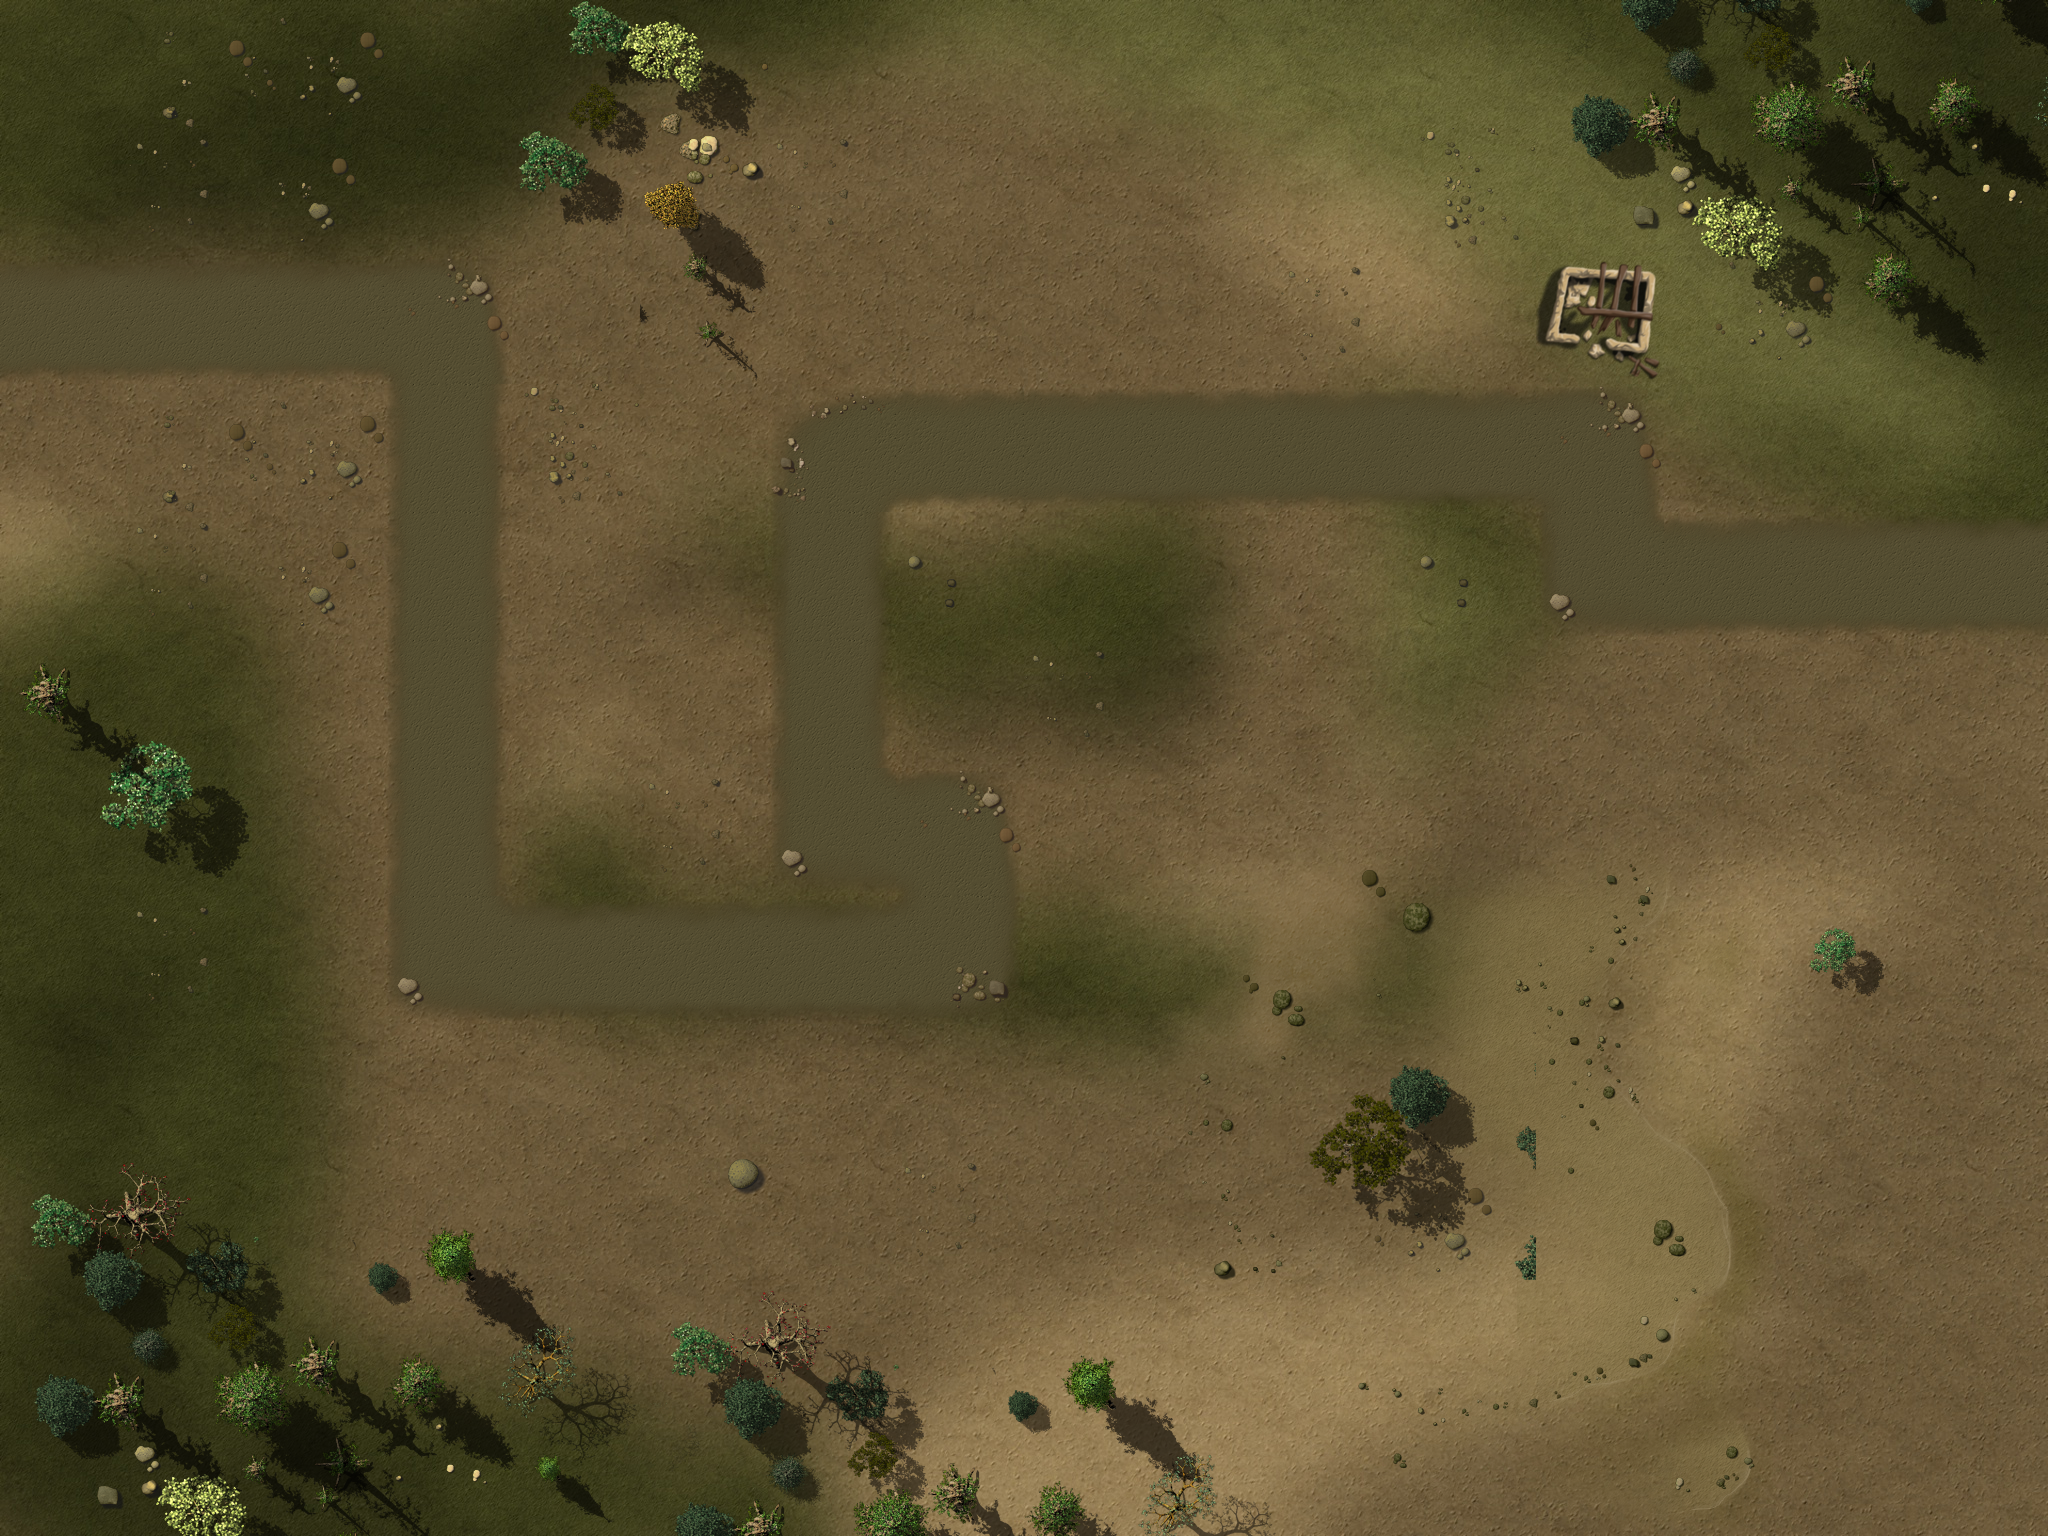

Tiled map render using the project's own tile images. Description and the map definition, with tile-layer contents summarised, below:
An orthogonal 16x12 tile map with 128x128 px tiles, 4 tile layers (Ground, Objects1, Objects2, Path), 1 hidden layer not drawn, 3 tilesets and 26 objects.

<map version="1.0" orientation="orthogonal" width="16" height="12" tilewidth="128" tileheight="128">
 <properties>
 <property name="wave01" value="1,1,1,1,1,1,10,10,10,1,10,10,10,1,1,1,1,1,10,10,10,10,1,1" />
 <property name="wave02" value="1,2,1,1,1,2,1,1,10,10,10,2,1,1,10,10,1,2,2,1,1,1,10,10,10,10,10,2" />
 <property name="wave03" value="1,1,1,2,4,1,1,1,1,4,1,2,1,1,1,2,1,1,2,1,4,1,1,2,1,1,1" />
 <property name="wave04" value="2,2,10,10,10,10,1,1,10,10,10,10,10,10,2,10,10,2,2,10,10,10,2,2,10,10" />
 <property name="wave05" value="4,1,1,2,1,1,4,1,2,1,1,1,1,1,1,4,1,1,1,2,1,1,1,1,1,1" />
 <property name="wave06" value="2,1,1,2,1,2,1,1,1,1,1,2,1,1,10,10,10,10,10,2,1,1,1,1,1,1,10,10,10,10,2" />
 <property name="wave07" value="2,1,1,1,1,1,1,4,1,4,2,2,2,2,1,1,1,2,2,4,1,1,2,1,1,4" />
 <property name="wave08" value="4,1,2,2,1,1,1,1,4,1,1,1,1,2,2,1,1,4,4,1,1,1,1,1,1" />
 <property name="wave09" value="1,1,1,1,2,1,1,1,2,4,1,4,1,1,1,1,2,1,1,1,2,4,1,1,1,1" />
 <property name="wave10" value="10,10,10,1,10,10,10,1,10,10,10,10,10,1,10,10,10,10,10,10,1,10,10,1,10,10,10,10,100,10,10,10,10,2,10,10,2,10,10,2" />
 <property name="wave11" value="1,1,4,4,1,1,1,1,10,10,10,2,4,2,4,1,1,1,10,10,10,10,1,1,1,2,2,4,4,2,10,10,10,10,3" />
 <property name="wave12" value="1,1,4,4,1,1,5,1,1,5,1,5,1,2,5,1,1,1,5,1,10,5,1,3,1,10,10,10,10,1,1,1" />
 <property name="wave13" value="4,1,4,1,1,3,1,1,1,1,1,4,1,4,1,4,1,4,5,2,5,1,5,1,1,1,1,1,1,1,1,1" />
 <property name="wave14" value="5,1,5,1,1,1,5,5,1,4,1,1,1,1,2,4,1,4,5,1,1,5,1,1,4,3,10,1,10,1,10,1,1,4,2" />
 <property name="wave15" value="1,1,1,1,3,1,1,1,2,1,5,5,1,5,1,5,1,1,1,1,1,3,1,1,1,2,1,1,1" />
 </properties>
 <tileset firstgid="1" name="ground" tilewidth="128" tileheight="128">
  <image source="tilesWorld1.png" width="2048" height="2048" />
 </tileset>
 <tileset firstgid="257" name="path" tilewidth="128" tileheight="128">
  <image source="path01.png" width="512" height="512" />
 </tileset>
 <tileset firstgid="273" source="ground4.tsx" />
 <layer name="Ground" width="16" height="12">
  <data>[192 cells, 1 non-empty, 1 distinct tile ids]</data>
 </layer>
 <layer name="Objects1" width="16" height="12">
  <data>[192 cells, 31 non-empty, 31 distinct tile ids]</data>
 </layer>
 <layer name="Objects2" width="16" height="12">
  <data>[192 cells, 70 non-empty, 40 distinct tile ids]</data>
 </layer>
 <objectgroup name="Objects3" width="16" height="12">
  <object gid="233" x="1112" y="850" />
  <object gid="248" x="1186" y="924" />
  <object gid="232" x="-6" y="280" />
  <object gid="248" x="148" y="250" />
  <object gid="227" x="94" y="292" />
  <object gid="243" x="386" y="278" />
  <object gid="241" x="256" y="302" />
  <object gid="227" x="276" y="196" />
  <object gid="225" x="64" y="144" />
  <object gid="46" x="1024" y="250" />
  <object gid="96" x="1457" y="1196" />
  <object gid="233" x="1477" y="1338" />
  <object gid="234" x="580" y="362" />
 </objectgroup>
 <layer name="Path" width="16" height="12">
  <data>[192 cells, 28 non-empty, 6 distinct tile ids]</data>
 </layer>
 <objectgroup name="Locked" width="16" height="12" visible="0">
  <object x="2432" y="256" />
  <object x="1152" y="768" width="128" height="128" />
  <object x="1280" y="1024" width="256" height="256" />
  <object x="1792" y="896" width="128" height="128" />
  <object x="0" y="256" width="128" height="896" />
  <object x="128" y="768" width="128" height="128" />
  <object x="0" y="0" width="2048" height="256" />
  <object x="640" y="256" width="128" height="128" />
  <object x="1792" y="256" width="128" height="128" />
  <object x="0" y="1152" width="256" height="128" />
  <object x="1920" y="256" width="128" height="1024" />
  <object x="0" y="1280" width="2048" height="256" />
 </objectgroup>
 <objectgroup name="Waypoints" width="16" height="12" visible="0">
  <object x="0" y="512">
   <polyline points="-158,-186 445,-189 447,451 963,445 964,318 831,316 831,-60 1604,-62 1601,60 2188,60" />
  </object>
 </objectgroup>
 <layer name="blendAdd" width="16" height="12" visible="0">
  <data>[192 cells, 0 non-empty, 0 distinct tile ids]</data>
 </layer>
</map>
